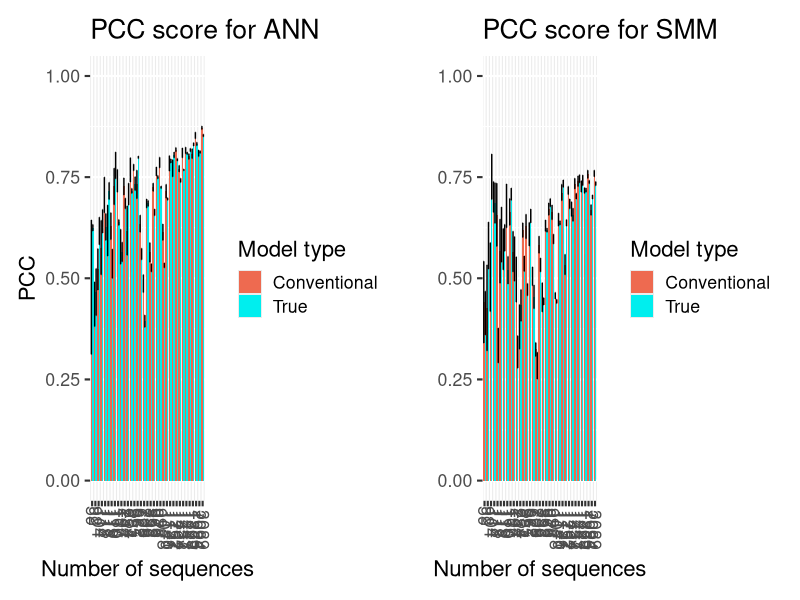
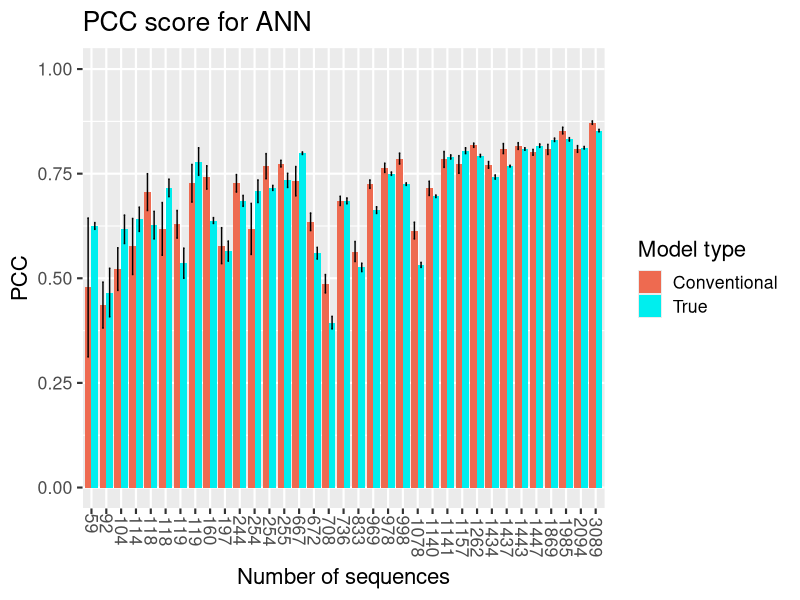
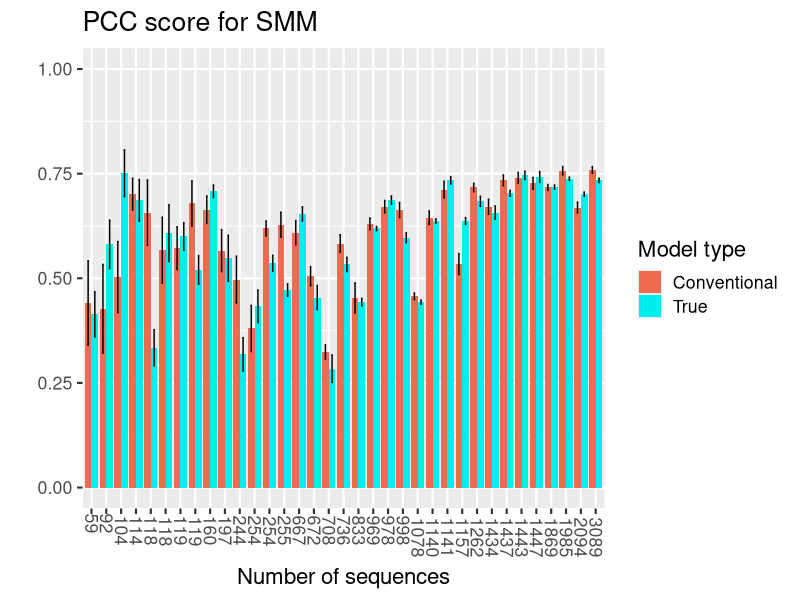
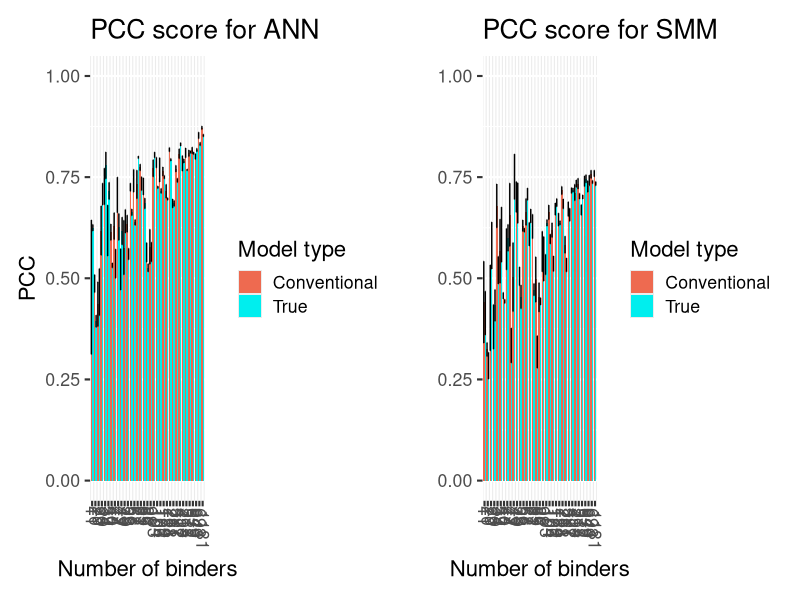
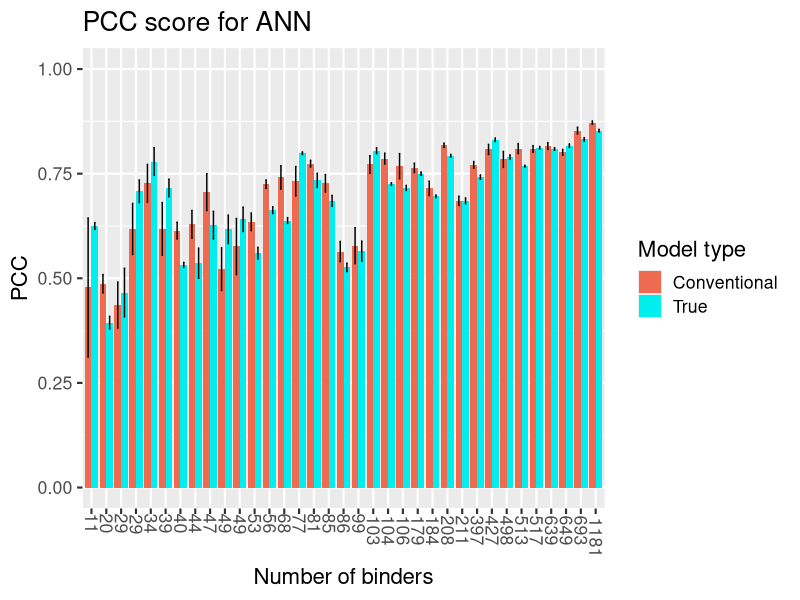
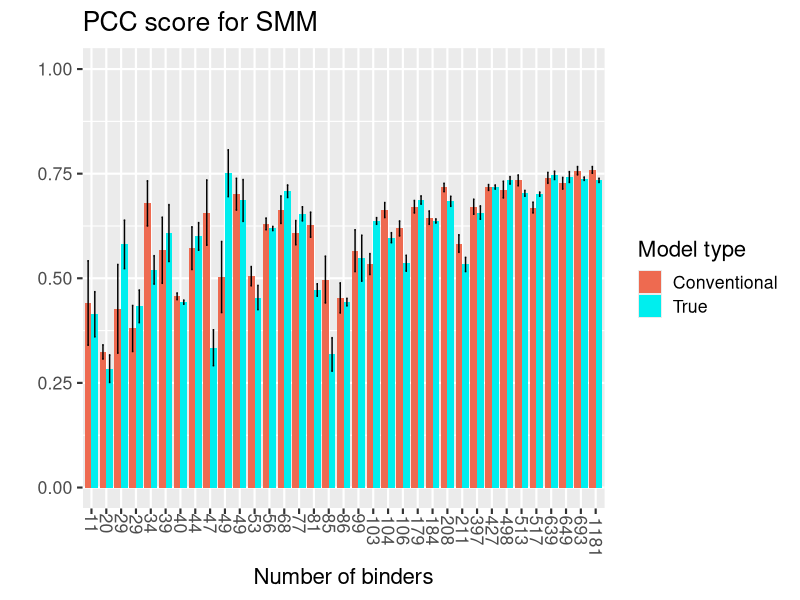

R code for these plots, in order: (Note: this script raises an error after producing the figures.)
library(tidyverse)
library(ggplot2)
library(stringi)
library(patchwork)
# data sorted by number of sequences
seq_number_seq_sort <- c("59",                            "92",
                            "104",                            "114",
                            "118",                            "118 ",
                            "119",                            "119 ",
                            "160",                            "197",
                            "244",                            "254",
                            "254 ",                            "255",
                            "667",                            "672",
                            "708",                            "736",
                            "833",                            "969",
                            "978",                            "998",
                            "1078",                            "1140",
                            "1141",                            "1157",
                            "1262",                            "1434",
                            "1437",                            "1443",
                            "1447",                            "1869",
                            "1985",                            "2094",
                            "3089")
seq_number_num_seq_sort <- c(59,                             92,
                             104,                             114,
                             118,                             118,
                             119,                             119,
                             160,                             197,
                             244,                             254,
                             254,                             255,
                             667,                             672,
                             708,                             736,
                             833,                             969,
                             978,                            998,
                             1078,                             1140,
                             1141,                             1157,
                             1262,                             1434,
                             1437,                             1443,
                             1447,                             1869,
                             1985,                             2094,
                             3089)
#anns
conventional_ann_seq_sort <- c(0.478,                      0.436,
                      0.522,                      0.576,
                      0.706,                      0.618,
                      0.629,                      0.727,
                      0.741,                      0.578,
                      0.727,                      0.618,
                      0.768,                      0.774,
                      0.732,                      0.635,
                      0.487,                      0.685,
                      0.564,                      0.725,
                      0.764,                      0.786,
                      0.614,                      0.715,
                      0.784,                      0.772,
                      0.818,                      0.771,
                      0.81,                      0.816,
                      0.801,                      0.808,
                      0.853,                      0.809,
                      0.872)
true_ann_seq_sort <- c(0.625,              0.466,
              0.617,              0.641,
              0.627,              0.716,
              0.536,              0.779,
              0.638,              0.565,
              0.685,              0.708,
              0.716,              0.734,
              0.799,              0.56,
              0.394,              0.685,
              0.526,              0.663,
              0.75,              0.725,
              0.532,            0.696,
              0.79,              0.805,
              0.793,              0.742,
              0.768,              0.809,
              0.817,              0.831,
              0.832,              0.812,
              0.853)
# ann errors
conventional_error_ann_seq_sort <- c(0.166,                                     0.055,
                                     0.051,                                     0.067,
                                     0.044,                                     0.063,
                                     0.033,                                     0.045,
                                     0.028,                                     0.043,
                                     0.021,                                     0.061,
                                     0.03,                                     0.008,
                                     0.035,                                     0.021,
                                     0.022,                                     0.011,
                                     0.024,                                     0.01,
                                     0.011,                                     0.013,
                                     0.02,                                     0.017,
                                     0.019,                                     0.021,
                                     0.005,                                     0.008,
                                     0.012,                                     0.008,
                                     0.007,                                     0.012,
                                     0.008,                                     0.008,
                                     0.004)
true_error_ann_seq_sort <- c(0.008,                             0.058,
                             0.034,                             0.029,
                             0.033,                             0.021,
                             0.036,                             0.033,
                             0.007,                             0.024,
                             0.013,                             0.027,
                             0.006,                             0.017,
                             0.003,                             0.014,
                             0.015,                             0.007,
                             0.01,                             0.008,
                             0.004,                             0.003,
                             0.006,                             0.003,
                             0.005,                             0.007,
                             0.003,                             0.005,
                             0.002,                             0.003,
                             0.004,                             0.004,
                             0.004,                             0.003,
                             0.003)
#ssms
conventional_smm_seq_sort <- c(0.441,                      0.427,
                      0.503,                      0.701,
                      0.657,                      0.567,
                      0.572,                      0.679,
                      0.664,                      0.566,
                      0.497,                      0.38,
                      0.619,                      0.628,
                      0.609,                      0.505,
                      0.324,                      0.583,
                      0.453,                      0.63,
                      0.671,                      0.663,
                      0.457,                      0.645,
                      0.712,                      0.534,
                      0.717,                      0.671,
                      0.734,                      0.74,
                      0.727,                      0.717,
                      0.757,                     0.669,
                      0.759)
true_smm_seq_sort <- c(0.414,                       0.581,
                       0.751,                       0.686,
                       0.334,                       0.608,
                       0.6,                       0.52,
                       0.708,                       0.548,
                       0.318,                       0.433,
                       0.536,                       0.472,
                       0.654,                       0.454,
                       0.284,                       0.533,
                       0.443,                       0.619,
                       0.687,                       0.597,
                       0.443,                       0.637,
                       0.734,                       0.637,
                       0.684,                       0.657,
                       0.703,                       0.746,
                       0.742,                       0.718,
                       0.738,                       0.701,
                       0.734)
# smm erros
conventional_error_smm_seq_sort <- c(0.101,                                     0.106,
                                     0.085,                                     0.038,
                                     0.078,                                     0.079,
                                     0.051,                                     0.054,
                                     0.033,                                     0.05,
                                     0.056,                                     0.055,
                                     0.018,                                     0.03,
                                     0.029,                                     0.023,
                                     0.017,                                     0.021,
                                     0.036,                                     0.014,
                                     0.015,                                     0.018,
                                     0.008,                                     0.016,
                                     0.02,                                     0.025,
                                     0.01,                                     0.018,
                                     0.013,                                     0.013,
                                     0.014,                                     0.007,
                                     0.01,                                     0.013,
                                     0.008)
true_error_smm_seq_sort <- c(0.054,                             0.058,
                             0.056,                             0.05,
                             0.043,                             0.068,
                             0.033,                             0.034,
                             0.015,                             0.055,
                             0.04,                             0.039,
                             0.019,                             0.015,
                             0.017,                             0.029,
                             0.033,                             0.017,
                             0.009,                             0.005,
                             0.01,                             0.012,
                             0.005,                             0.005,
                             0.009,                             0.008,
                             0.012,                             0.016,
                             0.007,                             0.01,
                             0.013,                             0.005,
                             0.004,                             0.005,
                             0.005)
# data sorted on number of binders
binder_number_bind_sort <- c("11",
                             "20",
                             "29",
                             "29 ",
                             "34",
                             "39",
                             "40",
                             "44",
                             "47",
                             "49",
                             "49 ",
                             "53",
                             "56",
                             "68",
                             "77",
                             "81",
                             "85",
                             "86",
                             "99",
                             "103",
                             "104",
                             "106",
                             "179",
                             "184",
                             "208",
                             "211",
                             "397",
                             "427",
                             "498",
                             "513",
                             "517",
                             "639",
                             "649",
                             "693",
                             "1181")
binder_number_num_bind_sort <- c(11,                                 20,
                                 29,                                 29,
                                 34,                                 39,
                                 40,                                 44,
                                 47,                                 49,
                                 49,                                 53,
                                 56,                                 68,
                                 77,                                 81,
                                 85,                                 86,
                                 99,                                 103,
                                 104,                                 106,
                                 179,                                 184,
                                 208,                                 211,
                                 397,                                 427,
                                 498,                                 513,
                                 517,                                 639,
                                 649,                                 693,
                                 1181)
#anns 
conventional_ann_bind_sort <- c(0.478,
                                0.487,
                                0.436,
                                0.618,
                                0.727,
                                0.618,
                                0.614,
                                0.629,
                                0.706,
                                0.522,
                                0.576,
                                0.635,
                                0.725,
                                0.741,
                                0.732,
                                0.774,
                                0.727,
                                0.564,
                                0.578,
                                0.772,
                                0.786,
                                0.768,
                                0.764,
                                0.715,
                                0.818,
                                0.685,
                                0.771,
                                0.808,
                                0.784,
                                0.81,
                                0.809,
                                0.816,
                                0.801,
                                0.853,
                                0.872)
true_ann_bind_sort <- c(0.625,
                        0.394,
                        0.466,
                        0.708,
                        0.779,
                        0.716,
                        0.532,
                        0.536,
                        0.627,
                        0.617,
                        0.641,
                        0.56,
                        0.663,
                        0.638,
                        0.799,
                        0.734,
                        0.685,
                        0.526,
                        0.565,
                        0.805,
                        0.725,
                        0.716,
                        0.75,
                        0.696,
                        0.793,
                        0.685,
                        0.742,
                        0.831,
                        0.79,
                        0.768,
                        0.812,
                        0.809,
                        0.817,
                        0.832,
                        0.853)
#smms 
conventional_smm_bind_sort <- c(0.441,
                                0.324,
                                0.427,
                                0.38,
                                0.679,
                                0.567,
                                0.457,
                                0.572,
                                0.657,
                                0.503,
                                0.701,
                                0.505,
                                0.63,
                                0.664,
                                0.609,
                                0.628,
                                0.497,
                                0.453,
                                0.566,
                                0.534,
                                0.663,
                                0.619,
                                0.671,
                                0.645,
                                0.717,
                                0.583,
                                0.671,
                                0.717,
                                0.712,
                                0.734,
                                0.669,
                                0.74,
                                0.727,
                                0.757,
                                0.759)
true_smm_bind_sort <- c(0.414,
                        0.284,
                        0.581,
                        0.433,
                        0.52,
                        0.608,
                        0.443,
                        0.6,
                        0.334,
                        0.751,
                        0.686,
                        0.454,
                        0.619,
                        0.708,
                        0.654,
                        0.472,
                        0.318,
                        0.443,
                        0.548,
                        0.637,
                        0.597,
                        0.536,
                        0.687,
                        0.637,
                        0.684,
                        0.533,
                        0.657,
                        0.718,
                        0.734,
                        0.703,
                        0.701,
                        0.746,
                        0.742,
                        0.738,
                        0.734)
# ann errors
conventional_error_ann_bind_sort <- c(0.166,
                                      0.022,
                                      0.055,
                                      0.061,
                                      0.045,
                                      0.063,
                                      0.02,
                                      0.033,
                                      0.044,
                                      0.051,
                                      0.067,
                                      0.021,
                                      0.01,
                                      0.028,
                                      0.035,
                                      0.008,
                                      0.021,
                                      0.024,
                                      0.043,
                                      0.021,
                                      0.013,
                                      0.03,
                                      0.011,
                                      0.017,
                                      0.005,
                                      0.011,
                                      0.008,
                                      0.012,
                                      0.019,
                                      0.012,
                                      0.008,
                                      0.008,
                                      0.007,
                                      0.008,
                                      0.004)
true_error_ann_bind_sort <- c(0.008,
                              0.015,
                              0.058,
                              0.027,
                              0.033,
                              0.021,
                              0.006,
                              0.036,
                              0.033,
                              0.034,
                              0.029,
                              0.014,
                              0.008,
                              0.007,
                              0.003,
                              0.017,
                              0.013,
                              0.01,
                              0.024,
                              0.007,
                              0.003,
                              0.006,
                              0.004,
                              0.003,
                              0.003,
                              0.007,
                              0.005,
                              0.004,
                              0.005,
                              0.002,
                              0.003,
                              0.003,
                              0.004,
                              0.004,
                              0.003)
# smm errors
conventional_error_smm_bind_sort <- c(0.101,
                                      0.017,
                                      0.106,
                                      0.055,
                                      0.054,
                                      0.079,
                                      0.008,
                                      0.051,
                                      0.078,
                                      0.085,
                                      0.038,
                                      0.023,
                                      0.014,
                                      0.033,
                                      0.029,
                                      0.03,
                                      0.056,
                                      0.036,
                                      0.05,
                                      0.025,
                                      0.018,
                                      0.018,
                                      0.015,
                                      0.016,
                                      0.01,
                                      0.021,
                                      0.018,
                                      0.007,
                                      0.02,
                                      0.013,
                                      0.013,
                                      0.013,
                                      0.014,
                                      0.01,
                                      0.008)
true_error_smm_bind_sort <- c(0.054,
                              0.033,
                              0.058,
                              0.039,
                              0.034,
                              0.068,
                              0.005,
                              0.033,
                              0.043,
                              0.056,
                              0.05,
                              0.029,
                              0.005,
                              0.015,
                              0.017,
                              0.015,
                              0.04,
                              0.009,
                              0.055,
                              0.008,
                              0.012,
                              0.019,
                              0.01,
                              0.005,
                              0.012,
                              0.017,
                              0.016,
                              0.005,
                              0.009,
                              0.007,
                              0.005,
                              0.01,
                              0.013,
                              0.004,
                              0.005)

### SEQUENCE SORTING ###
### ANN
# data 
data_ann_seq <- data.frame(
  seq_number_seq_sort,
  conventional_ann_seq_sort,
  true_ann_seq_sort)

plot_data_ann_seq <- data_ann_seq %>%
  as_tibble() %>% 
  pivot_longer(!seq_number_seq_sort,
               names_to = "model_type",
               values_to = "PCC")

# errors
errorbars_ann_seq <- paste(conventional_error_ann_seq_sort,true_error_ann_seq_sort,collapse = ' ')
errorbars_ann_seq <- stri_split_boundaries(errorbars_ann_seq, simplify = TRUE) %>% 
  as.numeric(unlist(.))

#plot
ANN_plot_seq <- plot_data_ann_seq %>% 
  ggplot(.,
         mapping = aes(x = seq_number_seq_sort,
                       y = PCC,
                       fill = model_type)) + 
  geom_col(position = "dodge") +
  geom_errorbar(aes(ymin = PCC - errorbars_ann_seq,
                    ymax = PCC + errorbars_ann_seq),
                    width = 0.2,
                    position = position_dodge(0.9)) + 
  labs(title = "PCC score for ANN",
       fill = "Model type",
       x = "Number of sequences") +
  ylim(0,1) +
  theme_grey(base_size = 16) +
  theme(#legend.position = "none",
        axis.text.x = element_text(angle = -90, hjust = -0.2, vjust = 0.5)) + 
  scale_fill_manual(labels = c("Conventional", "True"), values = c("coral2", "cyan2")) + 
  scale_x_discrete(limits = seq_number_seq_sort)

### SMM
# data
data_smm_seq <- data.frame(
  seq_number_seq_sort,
  conventional_smm_seq_sort,
  true_smm_seq_sort)

plot_data_smm_seq <- data_smm_seq %>%
  as_tibble() %>% 
  pivot_longer(!seq_number_seq_sort,
               names_to = "model_type",
               values_to = "PCC")

#error
errorbars_smm_seq <- paste(conventional_error_smm_seq_sort,true_error_smm_seq_sort,collapse = ' ')
errorbars_smm_seq <- stri_split_boundaries(errorbars_smm_seq, simplify = TRUE) %>% 
  as.numeric(unlist(.))

#plot
SMM_plot_seq <- plot_data_smm_seq %>% 
  ggplot(.,
         mapping = aes(x = seq_number_seq_sort,
                       y = PCC,
                       fill = model_type)) + 
  geom_col(position = "dodge") +
  geom_errorbar(aes(ymin = PCC - errorbars_smm_seq,
                    ymax = PCC + errorbars_smm_seq),
                width = 0.2,
                position = position_dodge(0.9)) + 
  labs(title = "PCC score for SMM",
       fill = "Model type",
       x = "Number of sequences",
       y = "") +
  ylim(0,1) +
  theme_grey(base_size = 16) +
  theme(axis.text.x = element_text(angle = -90, hjust = -0.2, vjust = 0.5)) + 
  scale_fill_manual(labels = c("Conventional", "True"), values = c("coral2", "cyan2")) + 
  scale_x_discrete(limits = seq_number_seq_sort)


  
### Bar plots 
ANN_plot_seq + SMM_plot_seq
ANN_plot_seq
SMM_plot_seq

### BINDER SORTING ###
### ANN
# data 
data_ann_bind <- data.frame(
  binder_number_bind_sort,
  conventional_ann_bind_sort,
  true_ann_bind_sort)

plot_data_ann_bind <- data_ann_bind %>%
  as_tibble() %>% 
  pivot_longer(!binder_number_bind_sort,
               names_to = "model_type",
               values_to = "PCC")

# errors
errorbars_ann_bind <- paste(conventional_error_ann_bind_sort,true_error_ann_bind_sort,collapse = ' ')
errorbars_ann_bind <- stri_split_boundaries(errorbars_ann_bind, simplify = TRUE) %>% 
  as.numeric(unlist(.))

#plot
ANN_plot_bind <- plot_data_ann_bind %>% 
  ggplot(.,
         mapping = aes(x = binder_number_bind_sort,
                       y = PCC,
                       fill = model_type)) + 
  geom_col(position = "dodge") +
  geom_errorbar(aes(ymin = PCC - errorbars_ann_bind,
                    ymax = PCC + errorbars_ann_bind),
                width = 0.2,
                position = position_dodge(0.9)) + 
  labs(title = "PCC score for ANN",
       fill = "Model type",
       x = "Number of binders") +
  ylim(0,1) +
  theme_grey(base_size = 16) +
  theme(#legend.position = "none",
        axis.text.x = element_text(angle = -90, hjust = -0.2, vjust = 0.5)) + 
  scale_fill_manual(labels = c("Conventional", "True"), values = c("coral2", "cyan2")) + 
  scale_x_discrete(limits = binder_number_bind_sort)


### SMM
# data
data_smm_bind <- data.frame(
  binder_number_bind_sort,
  conventional_smm_bind_sort,
  true_smm_bind_sort)

plot_data_smm_bind <- data_smm_bind %>%
  as_tibble() %>% 
  pivot_longer(!binder_number_bind_sort,
               names_to = "model_type",
               values_to = "PCC")

#error
errorbars_smm_bind <- paste(conventional_error_smm_bind_sort,true_error_smm_bind_sort,collapse = ' ')
errorbars_smm_bind <- stri_split_boundaries(errorbars_smm_bind, simplify = TRUE) %>% 
  as.numeric(unlist(.))

#plot
SMM_plot_bind <- plot_data_smm_bind %>% 
  ggplot(.,
         mapping = aes(x = binder_number_bind_sort,
                       y = PCC,
                       fill = model_type)) + 
  geom_col(position = "dodge") +
  geom_errorbar(aes(ymin = PCC - errorbars_smm_bind,
                    ymax = PCC + errorbars_smm_bind),
                width = 0.2,
                position = position_dodge(0.9)) + 
  labs(title = "PCC score for SMM",
       fill = "Model type",
       x = "Number of binders",
       y = "") +
  ylim(0,1) +
  theme_grey(base_size = 16) +
  theme(axis.text.x = element_text(angle = -90, hjust = -0.2, vjust = 0.5)) + 
  scale_fill_manual(labels = c("Conventional", "True"), values = c("coral2", "cyan2")) + 
  scale_x_discrete(limits = binder_number_bind_sort)

### Bar plots 
ANN_plot_bind + SMM_plot_bind
ANN_plot_bind
SMM_plot_bind

### Scatterplot ###
# data frame construction
#data imported by sorted in binder sort
seq_num_num_bind_sort <- c(59,                           708,                           92,                           254,
                           119,                           118,                           1078,                           119,
                           118,                           104,                           114,                           672,
                           969,                           160,                           667,                           255,
                           244,                           833,                           197,                           1157,
                           998,                           254,                           978,                           1140,
                           1262,                           736,                           1434,                           1869,
                           1141,                           1437,                           2094,                           1443,
                           1447,                           1985,                           3089)
names_bind_sort <- c("b5701",                     "b0801",                     "a3002",                     "a2403",
                     "b4403",                     "b4002",                     "b4001",                     "b4402",
                     "b1801",                     "a2301",                     "b4501",                     "a2601",
                     "b2705",                     "a2902",                     "a3001",                     "b5401",
                     "b5101",                     "a6901",                     "a2402",                     "a0101",
                     "b5801",                     "b5301",                     "b1501",                     "a3301",
                     "b0702",                     "b3501",                     "a6802",                     "a3101",
                     "a6801",                     "a0206",                     "a0301",                     "a0203",
                     "a0202",                     "a1101",                     "a0201")
scatter_data <- data.frame(binder_number_num_bind_sort,seq_num_num_bind_sort,names_bind_sort)
#color setup
scatter_data <- scatter_data %>% 
  dplyr::mutate(coloring_ids = case_when(str_detect(names, "a")~"HLA:A",
                                   str_detect(names, "b")~"HLA:B"))
#plot
ggplot(scatter_data,
       mapping = aes(x = binder_number_num_bind_sort,
                     y = seq_number_num_seq_sort,
                     label = names,
                     color = coloring_ids)) + 
  geom_point(size = 4,alpha = 0.7) + 
  labs(title = "Distribution of data set quality",
       color = "HLA type",
       x = "Number of binders",
       y = "Number of sequences") +
  theme_grey(base_size = 24)
  




### Point plots for comparing performance of True
#errors
errorbars_combined <- paste(true_error_ann_bind_sort,true_error_smm_bind_sort,collapse = ' ')
errorbars_combined <- stri_split_boundaries(errorbars_combined, simplify = TRUE) %>% 
  as.numeric(unlist(.))
# data
pointplot_dat <- data.frame(
  binder_number_num_bind_sort,
  true_ann_bind_sort,
  true_smm_bind_sort) %>% 
  as_tibble() %>% 
  pivot_longer(!binder_number_num_bind_sort,
               names_to = "model_type",
               values_to = "PCC")
#plot 
pointplot_bind <- pointplot_dat %>% 
  ggplot(.,
         mapping = aes(x = binder_number_num_bind_sort,
                       y = PCC,
                       color = model_type)) + 
  geom_point() + 
  labs(title = "PCC score for ANN and SMM",
       color = "Model type",
       x = "Number of binders") +
  ylim(0,1) +
  geom_errorbar(aes(ymin = PCC - errorbars_combined,
                    ymax = PCC + errorbars_combined),
                width = 20) +
  scale_color_discrete(labels = c("ANN","SMM")) + 
  theme_grey(base_size = 20)

pointplot_bind

comp_plot <- data_ann_bind %>% 
  ggplot(.,mapping=aes(x=binder_number_num_bind_sort,
                       y=conventional_ann_bind_sort - true_ann_bind_sort)) + 
  geom_point(alpha = 0.5, size = 4) + 
  geom_hline(yintercept = 0) + 
  geom_vline(xintercept = 80, linetype="dotted", size=1.5) + 
  ylim(-0.15,0.15) + 
  labs(title = "Difference in PCC of 'conventional' and 'true' cross validated ANN",
       x = "Binder number",
       y = "PCC of conventional - true") + 
  theme_gray(base_size = 24)
  
comp_plot
